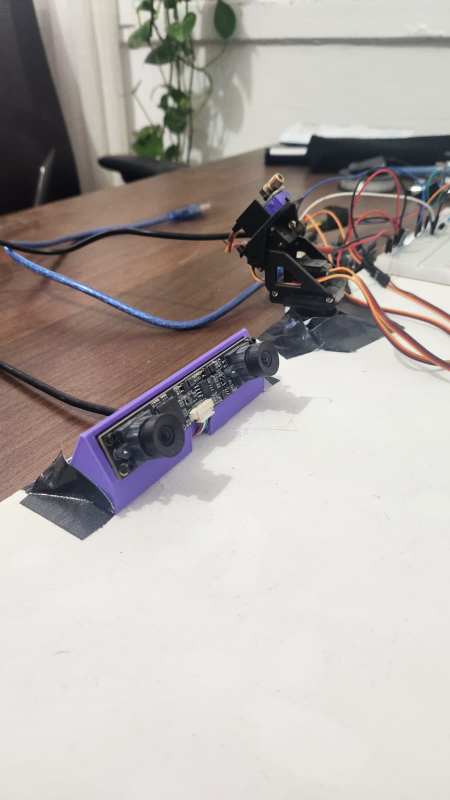
#> input picture promo/source/rig/rig_1.jpg, 900 x 1600 px (shown at 1/2 size)
$ python -i core.py   (imports and definitions only)
#> lines starting #> are read from the running program, lines starting #| are printed output that depends on the picture
#> further down, picture is the input picture: shape (1600, 900, 3); mean B, G, R 167.6, 171, 176.6
# AeroEye-3D promo: shared drawing, grading and footage helpers
import math
import os
import pickle
import random

import cv2
import numpy as np
from PIL import Image, ImageDraw, ImageFont
from bidi import get_display

HERE = os.path.dirname(os.path.abspath(__file__))
W, H, FPS = 1920, 1080, 30
BEAT, BAR = 0.6, 2.4

# palette (BGR)
INK = (240, 246, 244)
DIM = (150, 150, 135)
CY = (255, 222, 70)
CYD = (120, 105, 30)
RED = (60, 40, 255)
AMB = (40, 176, 255)
GRN = (150, 255, 90)
VIO = (235, 90, 140)
BG = (16, 11, 7)

FONTS = {
    "head": r"C:\Windows\Fonts\gishabd.ttf",
    "body": r"C:\Windows\Fonts\gisha.ttf",
    "ui": r"C:\Windows\Fonts\seguisb.ttf",
    "mono": r"C:\Windows\Fonts\consola.ttf",
    "monob": r"C:\Windows\Fonts\consolab.ttf",
    "logo": r"C:\Windows\Fonts\bahnschrift.ttf",
}


# ---------- easing ----------
def clamp(x, a=0.0, b=1.0):
    return max(a, min(b, x))


def lerp(a, b, u):
    return a + (b - a) * u


def ss(a, b, x):
    u = clamp((x - a) / (b - a)) if b != a else float(x >= b)
    return u * u * (3 - 2 * u)


def eout(u):
    u = clamp(u)
    return 1 - (1 - u) ** 3


def eback(u, k=1.7):
    u = clamp(u) - 1
    return u * u * ((k + 1) * u + k) + 1


# ---------- text ----------
_tcache = {}


# [54 lines left out: functions tsprite, blit_a, text, shadow_text, title, not called in this run]


HEB = "אבגדהוזחטיכלמנסעפצקרשת"
HEX = "0123456789ABCDEF"


# [23 lines left out: functions scramble, add_glow, not called in this run]


def blank():
    return np.zeros((H, W, 3), np.uint8)


# [4 lines left out: function bgfill, not called in this run]


_yy, _xx = np.mgrid[0:H, 0:W].astype(np.float32)
_r = np.sqrt(((_xx - W / 2) / (W / 2)) ** 2 + ((_yy - H / 2) / (H / 2)) ** 2)
VIG = np.clip(1.08 - 0.62 * _r ** 2.2, 0.08, 1).astype(np.float32)[..., None]
_rng = np.random.default_rng(7)
GRAIN = [cv2.GaussianBlur(_rng.normal(0, 5.5, (H, W)).astype(np.float32), (0, 0), 0.7) for _ in range(6)]


# [4 lines left out: function finish, not called in this run]


def spot(cx, cy, rx, ry, lo=0.1, power=2.0):
    d = np.sqrt(((_xx - cx) / rx) ** 2 + ((_yy - cy) / ry) ** 2)
    return (lo + (1 - lo) * np.exp(-d ** power)).astype(np.float32)[..., None]


def aline(ov, p, q, c, th=1):
    cv2.line(ov, (int(p[0] * 16), int(p[1] * 16)), (int(q[0] * 16), int(q[1] * 16)), c, th, cv2.LINE_AA, 4)


def acircle(ov, p, r, c, th=1):
    cv2.circle(ov, (int(p[0] * 16), int(p[1] * 16)), int(r * 16), c, th, cv2.LINE_AA, 4)


def aarc(ov, p, r, a0, a1, c, th=2):
    cv2.ellipse(ov, (int(p[0] * 16), int(p[1] * 16)), (int(r * 16), int(r * 16)), 0, a0, a1, c, th, cv2.LINE_AA, 4)


def scale(c, k):
    return tuple(int(v * k) for v in c)


# [36 lines left out: functions reticle, brackets, panel, chrome, not called in this run]


# ---------- footage ----------
class Reader:
    # [17 lines left out: functions __init__, get, not called in this run]


def grade(bgr, dark=1.0, laser=True, sat_wall=0.0):
    """Night-teal look; keeps the real laser's red as the only hot colour."""
#> called with dark = 1, laser = True, sat_wall = 0
    f = bgr.astype(np.float32) / 255
    b, g, r = cv2.split(f)
    L = 0.114 * b + 0.587 * g + 0.299 * r
    Lc = np.clip((L - 0.07) / 0.74, 0, 1) ** 1.45 * 0.66 * dark
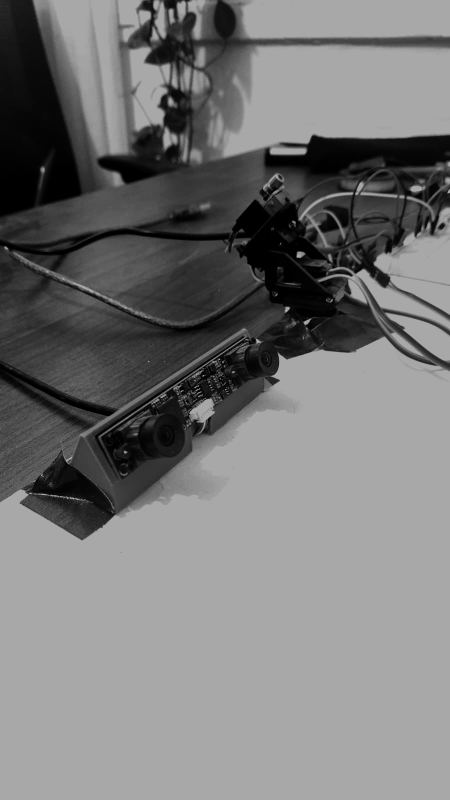
#> Lc: shape (1600, 900) float32 (shown at 1/2 size); min 0, max 0.66, mean 0.468
    out = cv2.merge([Lc * 1.14 + 0.012, Lc * 1.0 + 0.006, Lc * 0.8])
    if laser:
        m = np.clip((r - np.maximum(g, b) - 0.15) * 5, 0, 1)
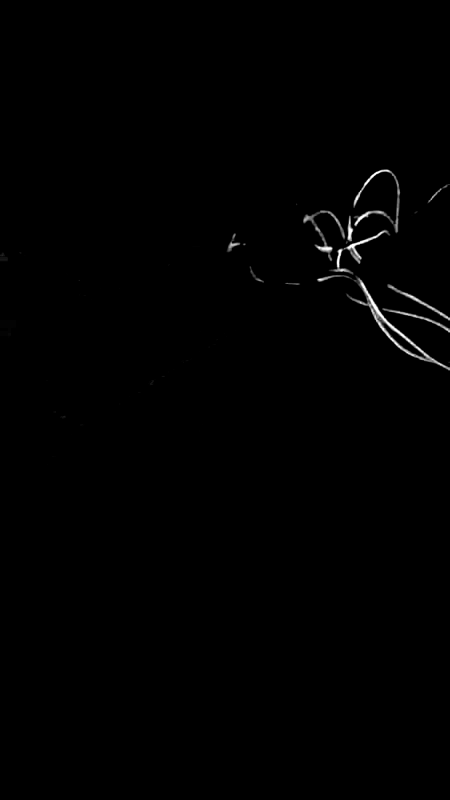
#> m: shape (1600, 900) float32 (shown at 1/2 size); min 0, max 1, mean 0.00474
        m = np.maximum(m, np.clip((L - 0.76) * 11, 0, 1))
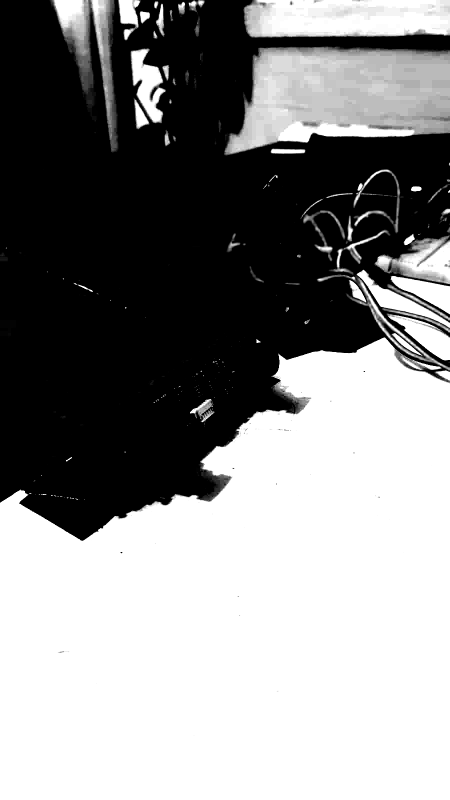
#> m: shape (1600, 900) float32 (shown at 1/2 size); min 0, max 1, mean 0.541
        small = cv2.resize(m, (W // 4, H // 4), interpolation=cv2.INTER_AREA)
        bloom = cv2.resize(cv2.GaussianBlur(small, (0, 0), 2.2), (W, H)) * 2.4
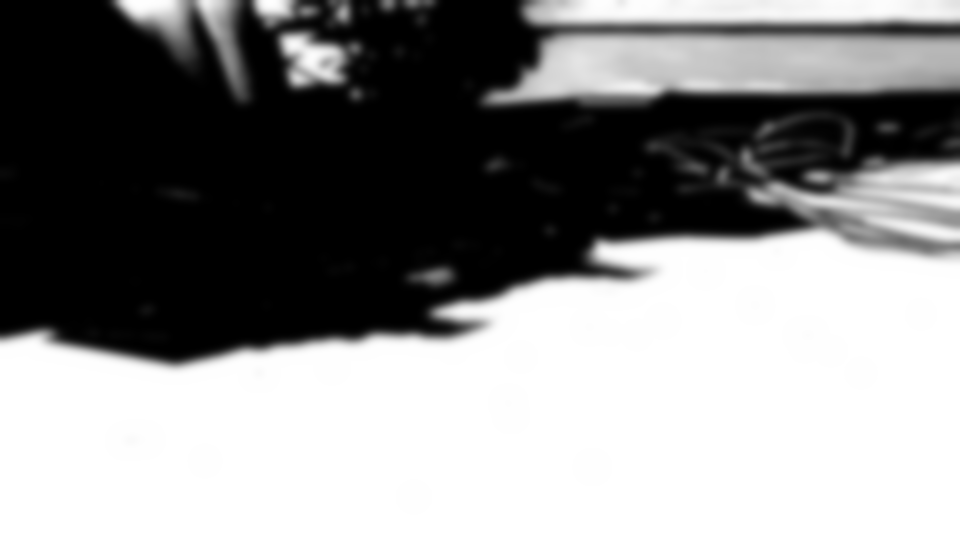
#> bloom: shape (1080, 1920) float32 (shown at 1/2 size); min 0, max 2.4, mean 1.3; drawn with min black and max white
        bloom2 = cv2.resize(cv2.GaussianBlur(small, (0, 0), 9), (W, H)) * 2.2
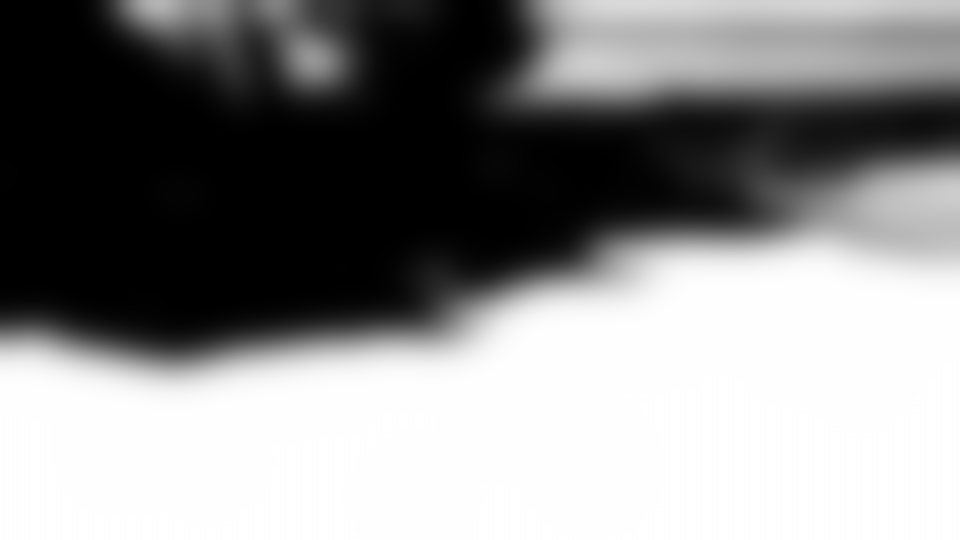
#> bloom2: shape (1080, 1920) float32 (shown at 1/2 size); min 0, max 2.2, mean 1.19; drawn with min black and max white
        out = out * (1 - m[..., None])
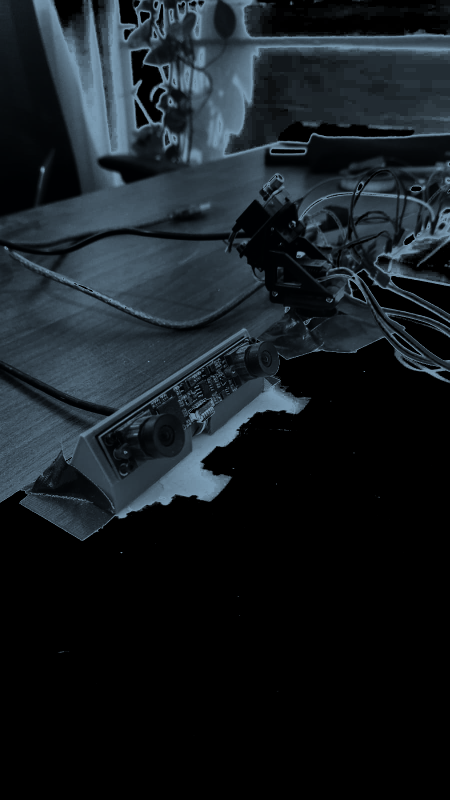
#> out: shape (1600, 900, 3) float32 (shown at 1/2 size); mean of channels 0, 1, 2 0.134, 0.115, 0.0901; drawn as B, G, R
        out += m[..., None] * np.array([0.86, 0.80, 1.0], np.float32)
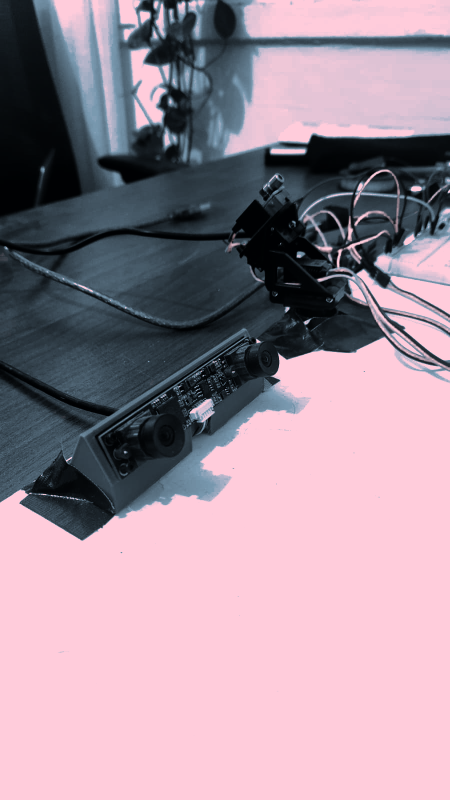
#> out: shape (1600, 900, 3) float32 (shown at 1/2 size); mean of channels 0, 1, 2 0.606, 0.553, 0.631; drawn as B, G, R
#> (the run stopped early here; a loop or call above may not have finished)

$ run again, on promo/source/rig/rig_2.jpg
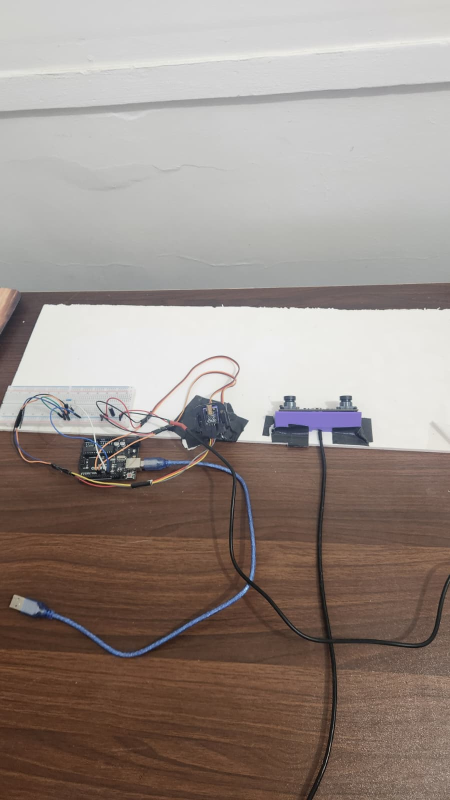
#> input picture promo/source/rig/rig_2.jpg, 900 x 1600 px (shown at 1/2 size)
#> picture is the input picture: shape (1600, 900, 3); mean B, G, R 135, 141.5, 153.3
#> in grade, `bloom2 = cv2.resize(cv2.GaussianBlur(small, (0, 0), 9), (W, H)) * 2.2`:
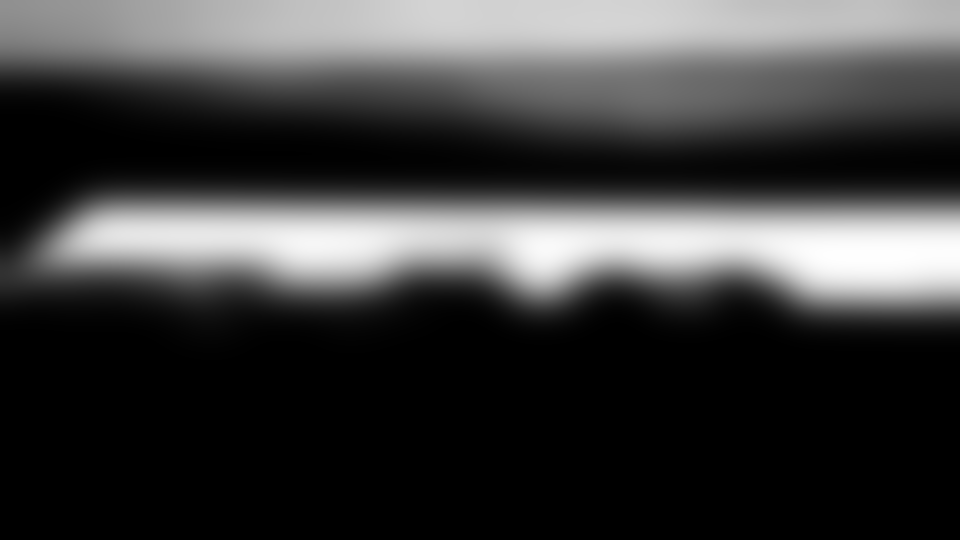
#> bloom2: shape (1080, 1920) float32 (shown at 1/2 size); min 0, max 2.18, mean 0.533; drawn with min black and max white
#> in grade, `out += m[..., None] * np.array([0.86, 0.80, 1.0], np.float32)`:
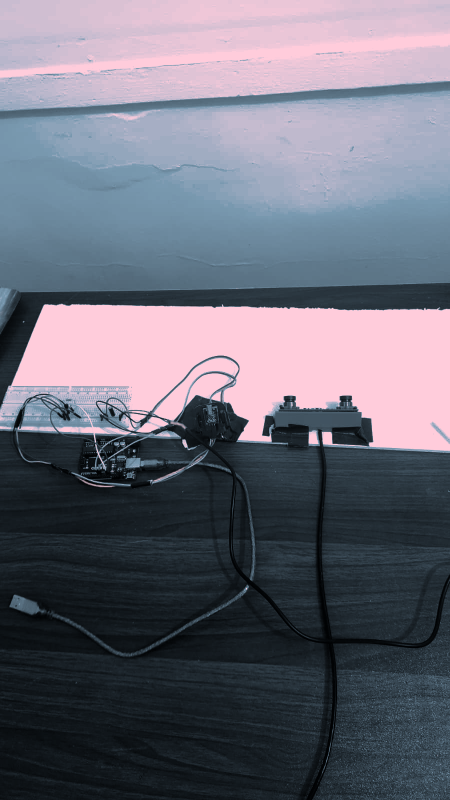
#> out: shape (1600, 900, 3) float32 (shown at 1/2 size); mean of channels 0, 1, 2 0.472, 0.422, 0.42; drawn as B, G, R

$ run again, on promo/source/rig/rig_3.jpg
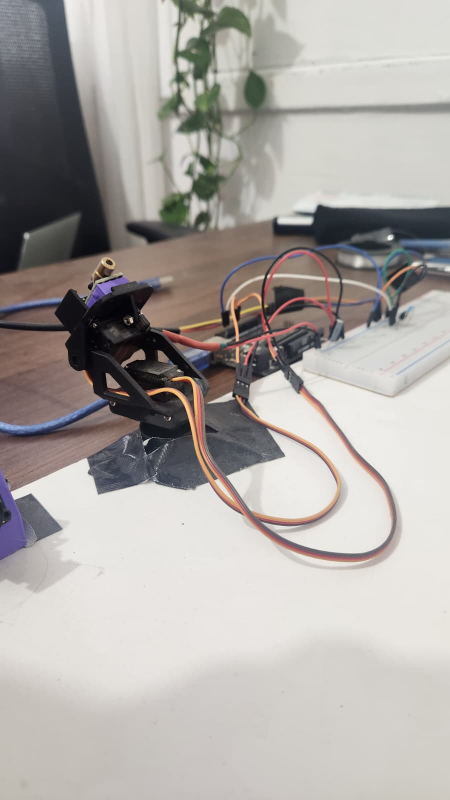
#> input picture promo/source/rig/rig_3.jpg, 900 x 1600 px (shown at 1/2 size)
#> picture is the input picture: shape (1600, 900, 3); mean B, G, R 164.1, 167.7, 172.1
#> in grade, `bloom2 = cv2.resize(cv2.GaussianBlur(small, (0, 0), 9), (W, H)) * 2.2`:
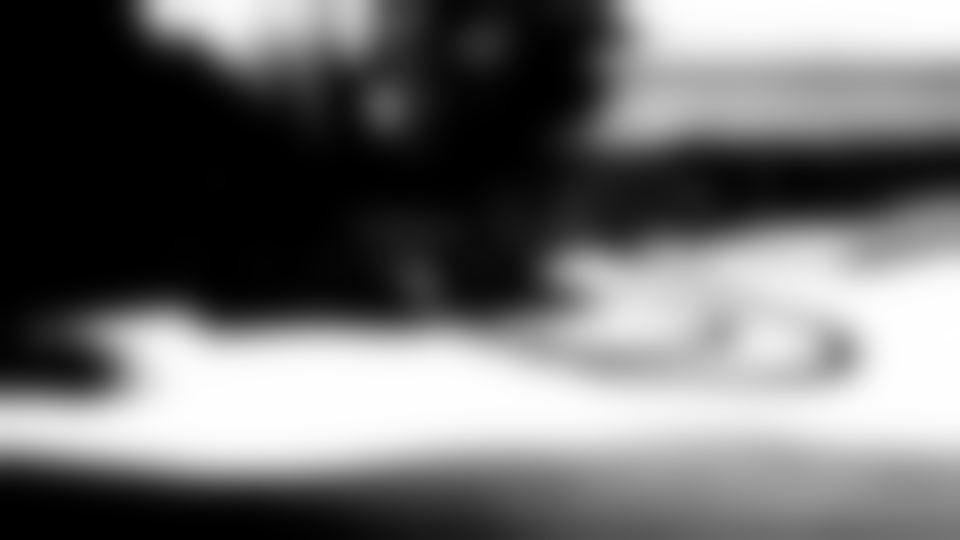
#> bloom2: shape (1080, 1920) float32 (shown at 1/2 size); min 0, max 2.2, mean 0.957; drawn with min black and max white
#> in grade, `out += m[..., None] * np.array([0.86, 0.80, 1.0], np.float32)`:
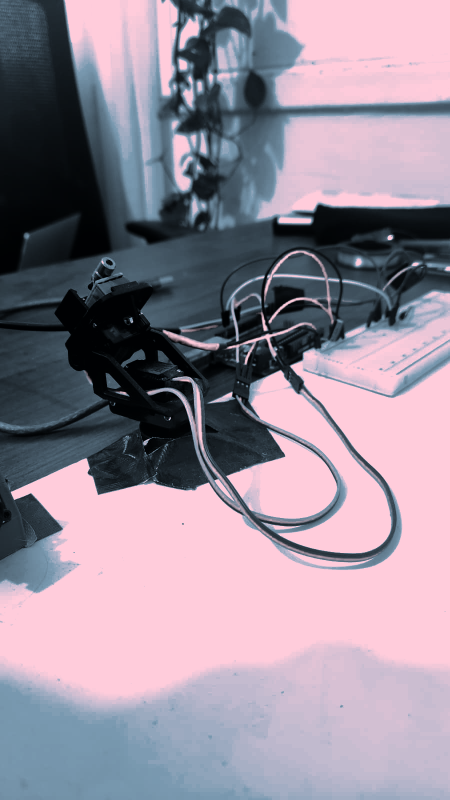
#> out: shape (1600, 900, 3) float32 (shown at 1/2 size); mean of channels 0, 1, 2 0.6, 0.543, 0.586; drawn as B, G, R

$ run again, on promo/source/rig/rig_4.jpg
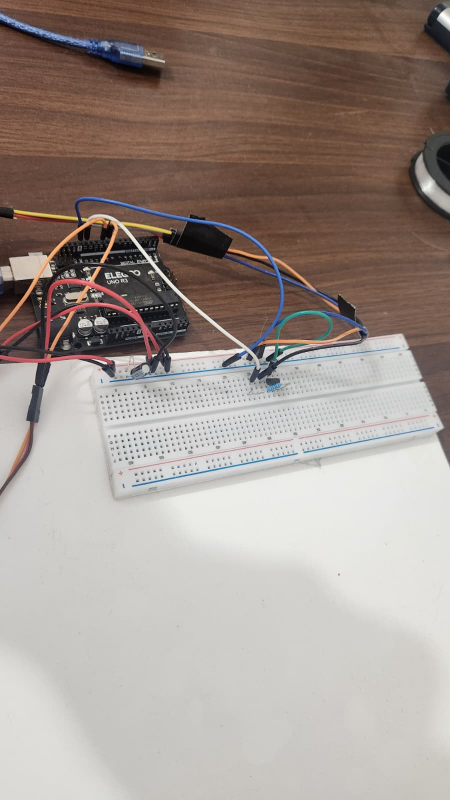
#> input picture promo/source/rig/rig_4.jpg, 900 x 1600 px (shown at 1/2 size)
#> picture is the input picture: shape (1600, 900, 3); mean B, G, R 143.3, 149.9, 161.4
#> in grade, `out += m[..., None] * np.array([0.86, 0.80, 1.0], np.float32)`:
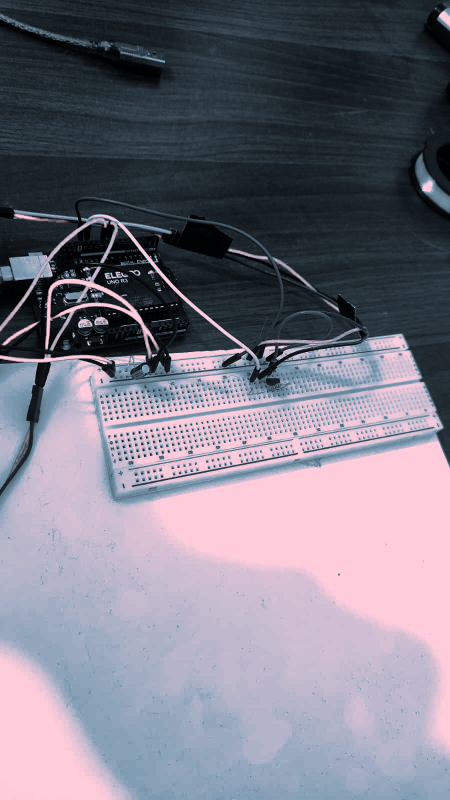
#> out: shape (1600, 900, 3) float32 (shown at 1/2 size); mean of channels 0, 1, 2 0.528, 0.473, 0.484; drawn as B, G, R
